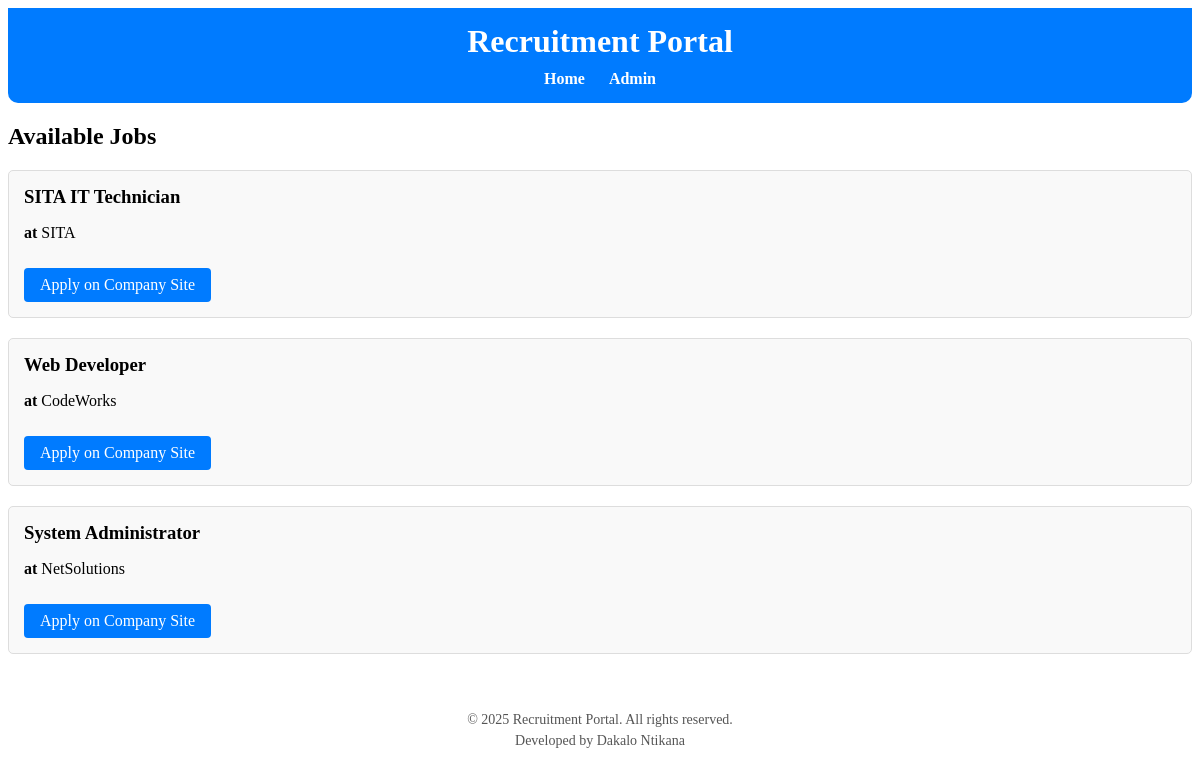
/jobs, run on an earlier commit of the app's database.
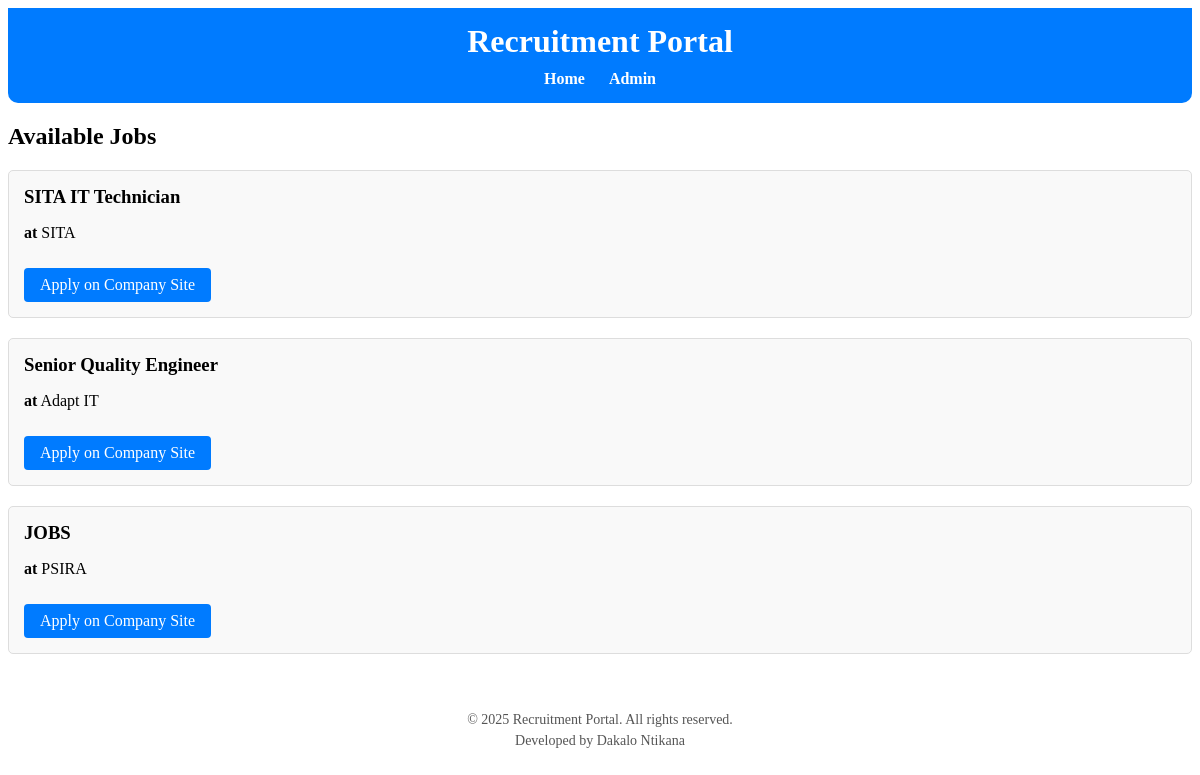
And on a later commit of the database.
### tables this page shows
CREATE TABLE jobs (
            id INTEGER PRIMARY KEY AUTOINCREMENT,
            title TEXT NOT NULL,
            company TEXT NOT NULL,
            apply_link TEXT NOT NULL
        );

### app.py (the view)
@app.route("/jobs")
def jobs():
    conn = sqlite3.connect(DB_NAME)
    c = conn.cursor()
    c.execute("SELECT * FROM jobs")
    jobs_list = c.fetchall()
    conn.close()
    return render_template("jobs.html", jobs=jobs_list)

### templates/jobs.html (shortened to what this page needs)
<!DOCTYPE html>
<html lang="en">
<head>
  <link rel="stylesheet" href="{{ url_for('static', filename='style.css') }}">
</head>
<body>
<header>
  <h1>Recruitment Portal</h1>
  <nav>
    <a href="/">Home</a>
    <a href="/admin/login">Admin</a>
  </nav>
</header>
<main>
  <h2>Available Jobs</h2>
  {% if jobs %}
    {% for job in jobs %}
      <div class="job">
        <h3>{{ job[1] }}</h3>
        <p><strong>at</strong> {{ job[2] }}</p>
        {% if job[3].startswith('http') %}
          <a href="{{ job[3] }}" class="btn" target="_blank">Apply on Company Site</a>
        {% else %}
          <p style="color: red;">Invalid apply link</p>
        {% endif %}
      </div>
    {% endfor %}
  {% else %}
    <p>No jobs available right now.</p>
  {% endif %}
</main>
<footer>
    <p>&copy; 2025 Recruitment Portal. All rights reserved.</p>
    <p>Developed by Dakalo Ntikana</p>
</footer>
</body>
</html>

### static/style.css (style rules this page uses)
header { background-color: #007BFF; color: white; padding: 15px 20px; text-align: center; border-radius: 0 0 10px 10px; }
header h1 { margin: 0; }
header nav { margin-top: 10px; }
header nav a { color: white; margin: 0 10px; text-decoration: none; font-weight: bold; }
footer { text-align: center; margin-top: 40px; padding: 15px 10px; color: #555; }
footer p { margin: 0; font-size: 14px; line-height: 1.5; }
.job { border: 1px solid #ddd; padding: 15px; margin-bottom: 20px; border-radius: 5px; background: #f9f9f9; }
.job h3 { margin: 0; }
.btn { display: inline-block; margin-top: 10px; padding: 8px 16px; background: #007BFF; color: #fff; text-decoration: none; border-radius: 4px; transition: 0.3s; }

What changed in the data, as far as the page shows it:
removed jobs: title "Web Developer", company "CodeWorks"
removed jobs: title "System Administrator", company "NetSolutions"
added jobs: title "Senior Quality Engineer", company "Adapt IT"
added jobs: title "JOBS", company "PSIRA"
